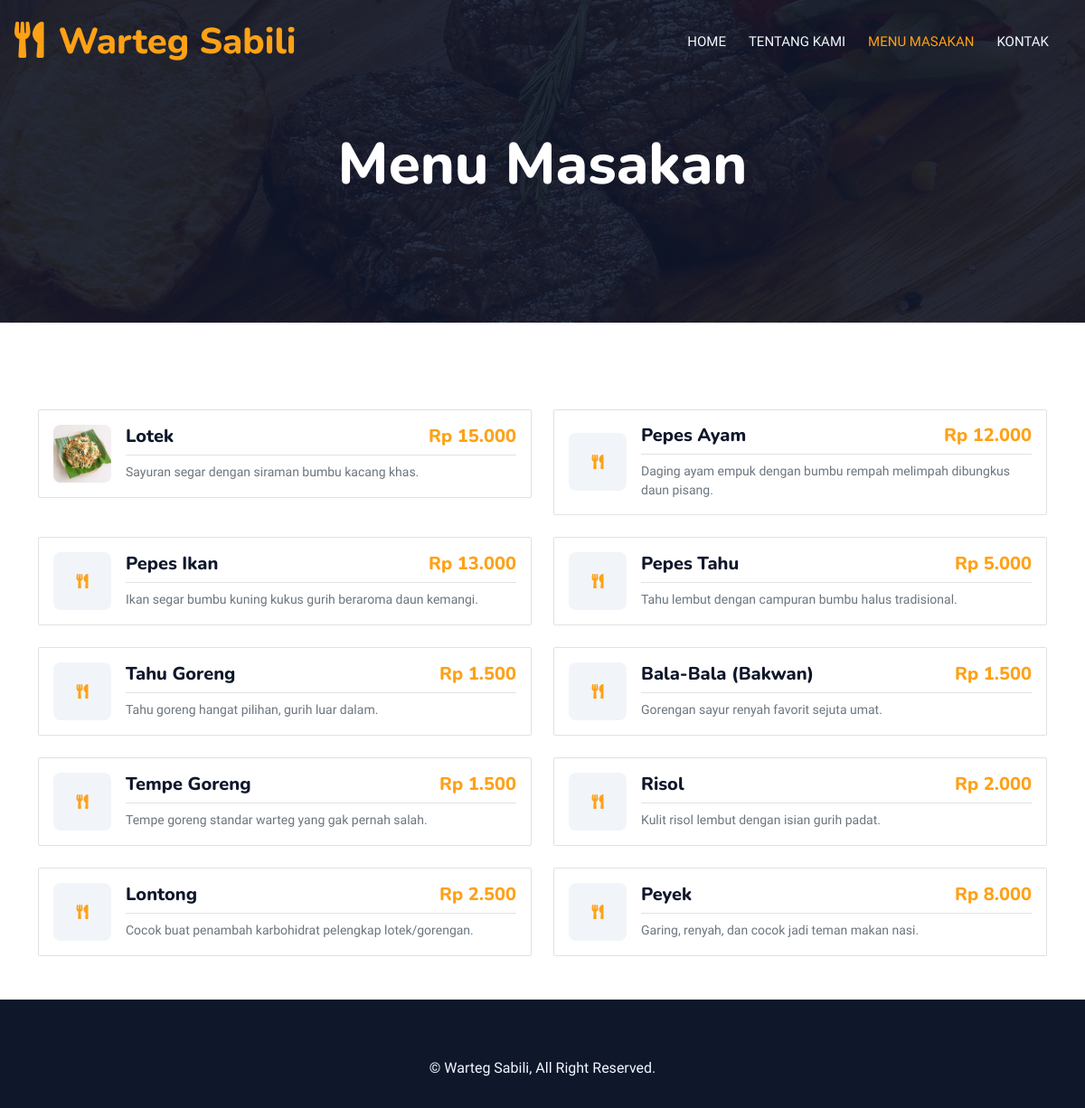
Page /menu.php on the committed database.
### tables this page shows
CREATE TABLE warung (
    id INT PRIMARY KEY AUTO_INCREMENT,
    nama VARCHAR(100) NOT NULL,
    alamat TEXT,
    no_telepon VARCHAR(20),
    jam_buka TIME,
    jam_tutup TIME
);

CREATE TABLE menu (
    id INT PRIMARY KEY AUTO_INCREMENT,
    warung_id INT NOT NULL,
    nama VARCHAR(100) NOT NULL,
    deskripsi TEXT,
    harga DECIMAL(10,0) NOT NULL,
    foto VARCHAR(255),
    FOREIGN KEY (warung_id) REFERENCES warung(id) ON DELETE CASCADE
);

### db.php (called while the page is built, shortened)
<?php
function getWarung($conn) {
    $r = $conn->query("SELECT * FROM warung WHERE id = 1 LIMIT 1");
    return $r ? $r->fetch_assoc() : [];
}
function rupiah($angka) {
    return 'Rp ' . number_format($angka, 0, ',', '.');
}

### menu.php (the view, shortened to what this page needs)
<?php require_once 'db.php';
$warung = getWarung($conn);
$menuList = $conn->query("SELECT * FROM menu WHERE warung_id = 1 ORDER BY id ASC");
?>
<!DOCTYPE html>
<html lang="en">
<head>
    <link href="https://cdnjs.cloudflare.com/ajax/libs/font-awesome/5.10.0/css/all.min.css" rel="stylesheet">
    <link href="css/bootstrap.min.css" rel="stylesheet">
    <link href="css/style.css" rel="stylesheet">
</head>
<body>
<div class="container-fluid bg-white p-0">
    <nav class="navbar navbar-expand-lg navbar-dark bg-dark p-3 py-lg-0">
        <a href="index.php" class="navbar-brand p-0"><h1 class="text-primary m-0"><i class="fa fa-utensils me-3"></i><?= htmlspecialchars($warung['nama'] ?? 'Warteg Sabili') ?></h1></a>
        <div class="collapse navbar-collapse" id="navbarCollapse">
            <div class="navbar-nav ms-auto py-0 pe-4">
                <a href="index.php" class="nav-item nav-link">Home</a>
                <a href="about.php" class="nav-item nav-link">Tentang Kami</a>
                <a href="menu.php" class="nav-item nav-link active">Menu Masakan</a>
                <a href="contact.php" class="nav-item nav-link">Kontak</a>
            </div>
        </div>
    </nav>
    <div class="container-fluid py-5 bg-dark hero-header mb-5">
        <div class="container text-center my-5 pt-5 pb-4">
            <h1 class="display-3 text-white mb-3">Menu Masakan</h1>
        </div>
    </div>
    <div class="container-fluid py-5">
        <div class="container">
            <div class="row g-4">
                <?php if ($menuList->num_rows === 0): ?>
                    <div class="col-12 text-center text-muted py-5">
                        <i class="fa fa-utensils fa-3x mb-3 d-block"></i>
                        Menu sedang dipersiapkan.
                    </div>
                <?php else: ?>
                    <?php while ($m = $menuList->fetch_assoc()): ?>
                    <div class="col-lg-6">
                        <div class="d-flex align-items-center border p-3 rounded">
                            <?php if ($m['foto']): ?>
                                <img src="img/<?= htmlspecialchars($m['foto']) ?>"
                                     style="width:64px;height:64px;object-fit:cover;border-radius:8px;flex-shrink:0;" alt="">
                            <?php else: ?>
                                <div style="width:64px;height:64px;background:#f1f5f9;border-radius:8px;flex-shrink:0;display:flex;align-items:center;justify-content:center;">
                                    <i class="fa fa-utensils text-primary"></i>
                                </div>
                            <?php endif; ?>
                            <div class="w-100 d-flex flex-column text-start ps-3">
                                <h5 class="d-flex justify-content-between border-bottom pb-2">
                                    <span><?= htmlspecialchars($m['nama']) ?></span>
                                    <span class="text-primary"><?= rupiah($m['harga']) ?></span>
                                </h5>
                                <small class="text-muted"><?= htmlspecialchars($m['deskripsi'] ?? '') ?></small>
                            </div>
                        </div>
                    </div>
                    <?php endwhile; ?>
                <?php endif; ?>
            </div>
        </div>
    </div>
    <div class="container-fluid bg-dark text-light footer pt-5">
        <div class="container text-center py-3">
            <p>&copy; <?= htmlspecialchars($warung['nama'] ?? 'Warteg Sabili') ?>, All Right Reserved.</p>
        </div>
    </div>
</div>
</body>
</html>

### css/style.css (style rules this page uses)
:root { --primary: #FEA116; --light: #F1F8FF; --dark: #0F172B; }
.navbar-dark .navbar-nav .nav-link { position: relative; margin-left: 25px; padding: 35px 0; font-size: 15px; color: var(--light) !important; text-transform: uppercase; font-weight: 500; outline: none; transition: .5s; }
.navbar-dark .navbar-nav .nav-link:hover, .navbar-dark .navbar-nav .nav-link.active { color: var(--primary) !important; }
@media (min-width: 992px) { .navbar-dark { position: absolute; width: 100%; top: 0; left: 0; z-index: 999; background: transparent !important; transition: .5s; } }
.hero-header { background: linear-gradient(rgba(15, 23, 43, .9), rgba(15, 23, 43, .9)), url(../img/bg-hero.jpg); background-position: center center; background-repeat: no-repeat; background-size: cover; }

### rows in the picture
warung: nama "Warteg Sabili"
menu: foto (picture), nama "Lotek", harga "Rp 15.000", deskripsi "Sayuran segar dengan siraman bumbu kacang khas."
menu: nama "Pepes Ayam", harga "Rp 12.000", deskripsi "Daging ayam empuk dengan bumbu rempah melimpah dibungkus daun pisang."
menu: nama "Pepes Ikan", harga "Rp 13.000", deskripsi "Ikan segar bumbu kuning kukus gurih beraroma daun kemangi."
menu: nama "Pepes Tahu", harga "Rp 5.000", deskripsi "Tahu lembut dengan campuran bumbu halus tradisional."
menu: nama "Tahu Goreng", harga "Rp 1.500", deskripsi "Tahu goreng hangat pilihan, gurih luar dalam."
menu: nama "Bala-Bala (Bakwan)", harga "Rp 1.500", deskripsi "Gorengan sayur renyah favorit sejuta umat."
menu: nama "Tempe Goreng", harga "Rp 1.500", deskripsi "Tempe goreng standar warteg yang gak pernah salah."
menu: nama "Risol", harga "Rp 2.000", deskripsi "Kulit risol lembut dengan isian gurih padat."
menu: nama "Lontong", harga "Rp 2.500", deskripsi "Cocok buat penambah karbohidrat pelengkap lotek/gorengan."
menu: nama "Peyek", harga "Rp 8.000", deskripsi "Garing, renyah, dan cocok jadi teman makan nasi."
